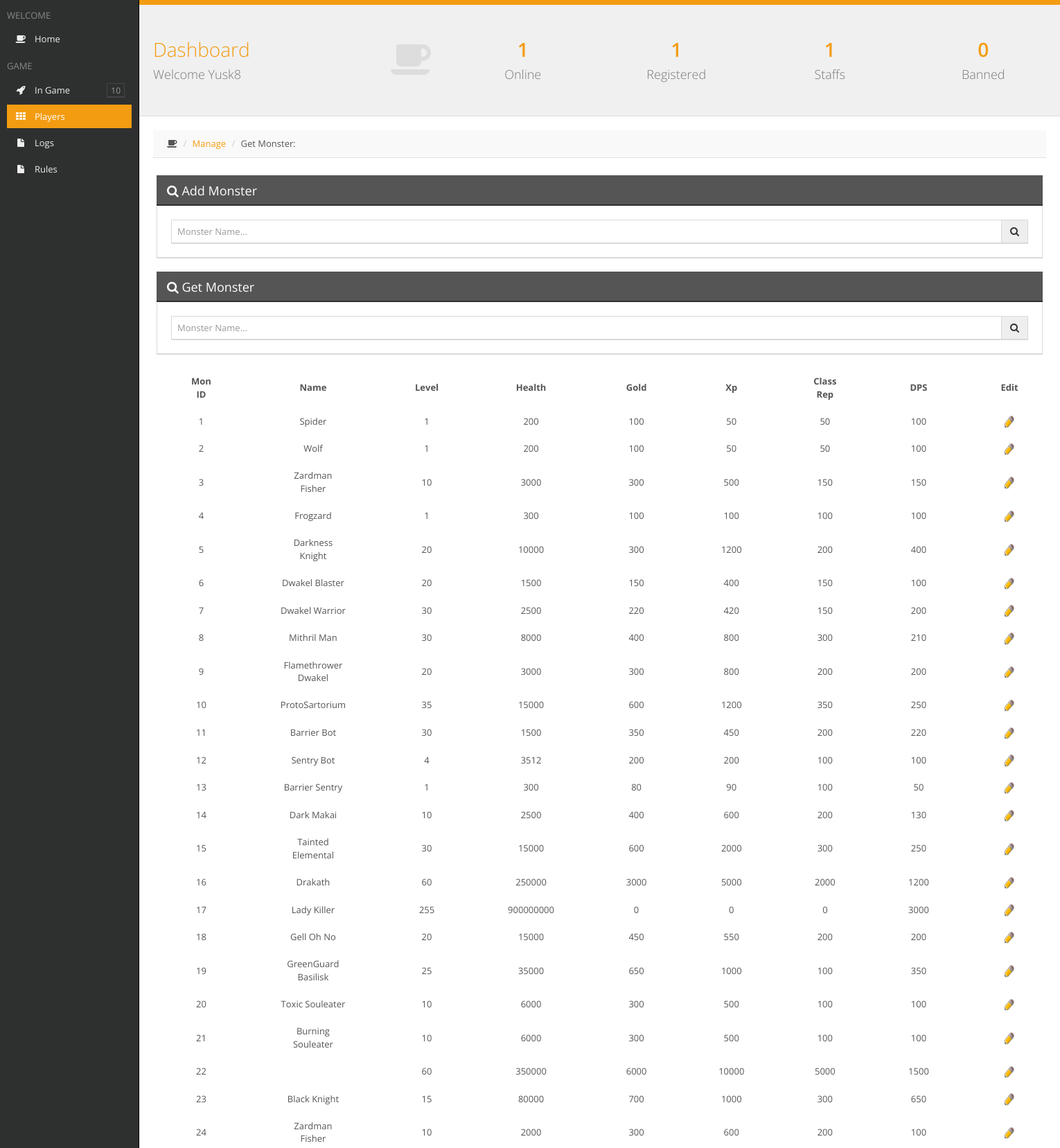
The app's page /Account/Listmon.php (signed in, upper part) with its own data.
### tables this page shows
CREATE TABLE `monsters` (
  `id` int(11) UNSIGNED NOT NULL,
  `Name` varchar(30) NOT NULL,
  `Race` varchar(16) NOT NULL,
  `File` varchar(128) NOT NULL,
  `Linkage` varchar(32) NOT NULL,
  `Element` varchar(8) NOT NULL,
  `Level` tinyint(3) UNSIGNED NOT NULL DEFAULT '1',
  `Health` int(11) UNSIGNED NOT NULL DEFAULT '1000',
  `Mana` int(11) UNSIGNED NOT NULL DEFAULT '100',
  `Gold` int(11) UNSIGNED NOT NULL DEFAULT '100',
  `Experience` int(11) UNSIGNED NOT NULL DEFAULT '100',
  `Reputation` int(11) UNSIGNED NOT NULL DEFAULT '100',
  `DPS` int(11) UNSIGNED NOT NULL DEFAULT '100',
  `TeamID` tinyint(1) UNSIGNED NOT NULL DEFAULT '0'
);

### Account/template/css/fonts/config.php (called while the page is built, shortened)
<?php
	$useron = $_SESSION['userlog'];
	$passon = $_SESSION['passlog'];
	if(!(empty($passon))){
		$user = addslashes($useron);
		$pass = addslashes($passon);
		$busca_user = mysql_query("SELECT * FROM users WHERE Name='$user' AND Hash='$pass'");
		$fetch_user = mysql_fetch_array($busca_user);
		$staff = $fetch_user['Staff'];
	$busca_servers = mysql_query("SELECT SUM(Count) FROM servers WHERE Online>0");
	$fetch_servers = mysql_fetch_array($busca_servers);
	$busca_users = mysql_query("SELECT id FROM users");
	$conta_users = mysql_num_rows($busca_users);
	$busca_staff = mysql_query("SELECT id FROM users WHERE Access>=40");
	$conta_staff = mysql_num_rows($busca_staff);
	$busca_ban = mysql_query("SELECT id FROM users WHERE Access<1");
	$conta_ban = mysql_num_rows($busca_ban);
	}
?>

### Account/Listmon.php (the view, shortened to what this page needs)
<?php
	if(!(include "template/css/fonts/config.php")){
		die("<center>FATAL ERROR: Arquivo de configuração não encontrado</center>");
	}
?>
<?php if(!(empty($passon)) && ($staff < 2)){ ?>
<html>
	<head>
		<title>Restricted Access</title>
		<link rel="stylesheet" href="template/css/style.css">
		<link rel='stylesheet' id='open-sans-css'  href='//fonts.googleapis.com/css?family=Open+Sans%3A300italic%2C400italic%2C600italic%2C300%2C400%2C600&#038;subset=latin%2Clatin-ext&#038;ver=4.0-alpha' type='text/css' media='all' />
	</head>
	<body>
		<div id="tudo">
			<div>&nbsp </div>
			<div id="conteudo" class="shadow">
				<div style="height: 30px;">&nbsp </div>
				<p><center>Only Administrators have access to the Panel of Monsters</center></p>
				<p><a href="../"><center>&raquo Back to Game</center></a></p>
			</div>
		</div>
	</body>
</html>
<?php }else if(!(empty($passon))){ ?>
<!DOCTYPE html>
<html class=" js no-touch">
<head>
	<link rel="stylesheet" href="template/css/bootstrap-1.5.css">
	<link rel="stylesheet" href="template/css/plugins-1.5.css">
	<link rel="stylesheet" href="template/css/main-1.5.css">
	<link rel="stylesheet" href="template/css/themes.css">
</head>
<body class="header-fixed-top sidebar-left-pinned">
<div id="sidebar-left" class="enable-hover">
	<div class="sidebar-content">
		<div class="slimScrollDiv" style="position: relative; overflow: hidden; width: auto; height: 573px;">
			<div class="sidebar-left-scroll" style="overflow: hidden; width: auto; height: 573px;">
				<ul class="sidebar-nav">
					<li><h2 class="sidebar-header">WELCOME</h2></li>
					<li><a href="Index.php"><i class="fa fa-coffee"></i>Home</a></li>
					<li><h2 class="sidebar-header">GAME</h2></li>
					<li><a style="cursor: pointer;" class="menu-link"><i class="fa fa-rocket"></i>In Game</a>
					</li>
					<li><a href="busca.php" class=" active"><i class="fa fa-th"></i>Players</a></li>
					<li><a href="logs.php"><i class="fa fa-file"></i>Logs</a></li>
					<li><a href="rules.php"><i class="fa fa-file"></i>Rules</a></li>
				</ul>
			</div>
		</div>
	</div>
</div>
<div id="page-container" class="full-width">
	<div id="fx-container" class="fx-opacity"><div id="page-content" class="block">
		<div class="block-header">
			<div class="row remove-margin">
				<div class="col-md-4">
					<a href="" class="header-title-link">
						<h1><i class="fa fa-coffee animation-expandUp"></i>Dashboard<br><small>Welcome <?php echo $useron; ?></small></h1>
					</a>
				</div>
				<div class="col-md-8">
					<div class="row">
						<div class="col-sm-6">
							<div class="row">
								<div class="col-xs-6">
									<a href="lista.php?online" class="header-link">
										<h1 class="animation-pullDown">
											<strong><?php echo $fetch_servers[0]; ?></strong><br><small>Online</small>
										</h1>
									</a>
								</div>
								<div class="col-xs-6">
									<a class="header-link">
										<h1 class="animation-pullDown">
											<strong><?php echo $conta_users; ?></strong><br><small>Registered</small>
										</h1>
									</a>
								</div>
							</div>
						</div>
						<div class="col-sm-6">
							<div class="row">
								<div class="col-xs-6">
									<a href="lista.php?staffs" class="header-link">
										<h1 class="animation-pullDown">
											<strong><?php echo $conta_staff; ?></strong><br><small>Staffs</small>
										</h1>
									</a>
								</div>
								<div class="col-xs-6">
									<a href="lista.php?ban" class="header-link">
										<h1 class="animation-pullDown">
											<strong><?php echo $conta_ban; ?></strong><br><small>Banned</small>
										</h1>
									</a>
								</div>
							</div>
						</div>
					</div>
				</div>
			</div>
		</div>
<div id="page-container" class="full-width">
	<div id="fx-container" class="fx-opacity"><div id="page-content" class="block">
		<ul class="breadcrumb breadcrumb-top">
			<li><i class="fa fa-coffee"></i></li>
			<li><a href="Manage.php">Manage</a></li>
			<li>Get Monster: <?php echo $_POST['search-term']; ?></li>
		</ul>
		<div class="row gutter30">
			<div class="block full">
				<div class="block-title">
					<h2><i class="fa fa-search"></i> Add Monster</h2>
				</div>
				<form action="addmon.php" method="POST">
					<div class="input-group">
						<input type="text" id="search-term" value="<?php echo addslashes($_POST['add-term']); ?>" name="add-term" class="form-control" placeholder="Monster Name...">
						<span class="input-group-btn">
							<button type="submit" class="btn btn-default"><i class="fa fa-search"></i></button>
						</span>
					</div>
				</form>
			</div>
			<div class="block full">
				<div class="block-title">
					<h2><i class="fa fa-search"></i> Get Monster</h2>
				</div>
				<form action="" method="post">
					<div class="input-group">
						<input type="text" id="search-term" value="<?php echo addslashes($_POST['search-term']); ?>" name="search-term" class="form-control" placeholder="Monster Name...">
						<span class="input-group-btn">
							<button type="submit" class="btn btn-default"><i class="fa fa-search"></i></button>
						</span>
					</div>
				</form>
			</div>
		<table align="center">
		<tr>
			<td style='border: 1px #000; padding: 10px 50px 10px 50px;' align="center"><b>Mon ID</b></td>
			<td style='border: 1px #000; padding: 10px 50px 10px 50px;' align="center"><b>Name</b></td>
			<td style='border: 1px #000; padding: 10px 50px 10px 50px;' align="center"><b>Level</b></td>
			<td style='border: 1px #000; padding: 10px 50px 10px 50px;' align="center"><b>Health</b></td>
			<td style='border: 1px #000; padding: 10px 50px 10px 50px;' align="center"><b>Gold</b></td>
			<td style='border: 1px #000; padding: 10px 50px 10px 50px;' align="center"><b>Xp</b></td>
			<td style='border: 1px #000; padding: 10px 50px 10px 50px;' align="center"><b>Class Rep</b></td>
			<td style='border: 1px #000; padding: 10px 50px 10px 50px;' align="center"><b>DPS</b></td>
			<td style='border: 1px #000; padding: 10px 50px 10px 50px;' align="center"><b>Edit</b></td>
		</tr>
		<?php
			if(!(isset($_POST['search-term']))){
				$_BS['PorPagina'] = 70;
				$sql = "SELECT COUNT(*) AS total FROM `monsters`";
				$query = mysql_query($sql);
				$total = mysql_result($query, 0, 'total');
				$paginas =  (($total % $_BS['PorPagina']) > 0) ? (int)($total / $_BS['PorPagina']) + 1 : ($total / $_BS['PorPagina']);
				if (isset($_GET['pagina'])) {
					$pagina = (int)$_GET['pagina'];
				} else {
					$pagina = 1;
				}
				$pagina = max(min($paginas, $pagina), 1);
				$inicio = ($pagina - 1) * $_BS['PorPagina'];
				$sql = "SELECT * FROM `monsters` ORDER BY `id` ASC LIMIT ".$inicio.", ".$_BS['PorPagina'];
				$query = mysql_query($sql);
				while ($resultado = mysql_fetch_assoc($query)) {
					$id = $resultado['id'];
					$name = $resultado['Name'];
					$level = $resultado['Level'];
					$health = $resultado['Health'];
					$gold = $resultado['Gold'];
					$xp = $resultado['Experience'];
					$rep = $resultado['Reputation'];
					$dps = $resultado['DPS'];
					echo "
						<tr>
							<td style='border: 1px #000; padding: 10px 50px 10px 50px;' align='center'>$id</td>
							<td style='border: 1px #000; padding: 10px 50px 10px 50px;' align='center'>$name</td>
							<td style='border: 1px #000; padding: 10px 50px 10px 50px;' align='center'>$level</td>
							<td style='border: 1px #000; padding: 10px 50px 10px 50px;' align='center'>$health</td>
							<td style='border: 1px #000; padding: 10px 50px 10px 50px;' align='center'>$gold</td>
							<td style='border: 1px #000; padding: 10px 50px 10px 50px;' align='center'>$xp</td>
							<td style='border: 1px #000; padding: 10px 50px 10px 50px;' align='center'>$rep</td>
							<td style='border: 1px #000; padding: 10px 50px 10px 50px;' align='center'>$dps</td>
							<td style='border: 1px #000; padding: 10px 50px 10px 50px;' align='center'>
								<a href='addmon.php?edit=$id'><img src='template/edit.jpg' width='16px' alt='Função Editar'></a>
							</td>
						</tr>
					";
				}
				echo "</table>";
				if ($total > 0) {
					echo "<br /><br /><center>Other Monsters: ";
					echo "</center>";
				}
			}
		?>
		<br /><br /><br />
		</div>
	</div>
	</div>
</div>
</body>
</html>
<?php }else{ ?>
	<?php include "login.php"; ?>
<?php } ?>

### records on screen
monsters: id "1", Name "Spider", Level "1", Health "200", Gold "100", Experience "50", Reputation "50", DPS "100"
monsters: id "2", Name "Wolf", Level "1", Health "200", Gold "100", Experience "50", Reputation "50", DPS "100"
monsters: id "3", Name "Zardman Fisher", Level "10", Health "3000", Gold "300", Experience "500", Reputation "150", DPS "150"
monsters: id "4", Name "Frogzard", Level "1", Health "300", Gold "100", Experience "100", Reputation "100", DPS "100"
monsters: id "5", Name "Darkness Knight", Level "20", Health "10000", Gold "300", Experience "1200", Reputation "200", DPS "400"
monsters: id "6", Name "Dwakel Blaster", Level "20", Health "1500", Gold "150", Experience "400", Reputation "150", DPS "100"
monsters: id "7", Name "Dwakel Warrior", Level "30", Health "2500", Gold "220", Experience "420", Reputation "150", DPS "200"
monsters: id "8", Name "Mithril Man", Level "30", Health "8000", Gold "400", Experience "800", Reputation "300", DPS "210"
monsters: id "9", Name "Flamethrower Dwakel", Level "20", Health "3000", Gold "300", Experience "800", Reputation "200", DPS "200"
monsters: id "10", Name "ProtoSartorium", Level "35", Health "15000", Gold "600", Experience "1200", Reputation "350", DPS "250"
monsters: id "11", Name "Barrier Bot", Level "30", Health "1500", Gold "350", Experience "450", Reputation "200", DPS "220"
monsters: id "12", Name "Sentry Bot", Level "4", Health "3512", Gold "200", Experience "200", Reputation "100", DPS "100"
monsters: id "13", Name "Barrier Sentry", Level "1", Health "300", Gold "80", Experience "90", Reputation "100", DPS "50"
monsters: id "14", Name "Dark Makai", Level "10", Health "2500", Gold "400", Experience "600", Reputation "200", DPS "130"
monsters: id "15", Name "Tainted Elemental", Level "30", Health "15000", Gold "600", Experience "2000", Reputation "300", DPS "250"
monsters: id "16", Name "Drakath", Level "60", Health "250000", Gold "3000", Experience "5000", Reputation "2000", DPS "1200"
monsters: id "17", Name "Lady Killer", Level "255", Health "900000000", Gold "0", Experience "0", Reputation "0", DPS "3000"
monsters: id "18", Name "Gell Oh No", Level "20", Health "15000", Gold "450", Experience "550", Reputation "200", DPS "200"
monsters: id "19", Name "GreenGuard Basilisk", Level "25", Health "35000", Gold "650", Experience "1000", Reputation "100", DPS "350"
monsters: id "20", Name "Toxic Souleater", Level "10", Health "6000", Gold "300", Experience "500", Reputation "100", DPS "100"
monsters: id "21", Name "Burning Souleater", Level "10", Health "6000", Gold "300", Experience "500", Reputation "100", DPS "100"
monsters: id "22", Level "60", Health "350000", Gold "6000", Experience "10000", Reputation "5000", DPS "1500"
monsters: id "23", Name "Black Knight", Level "15", Health "80000", Gold "700", Experience "1000", Reputation "300", DPS "650"
monsters: id "24", Name "Zardman Fisher", Level "10", Health "2000", Gold "300", Experience "600", Reputation "200", DPS "100"

### other values on screen
$useron "Yusk8"
$fetch_servers[0] "1"
$conta_users "1"
$conta_staff "1"
$conta_ban "0"
